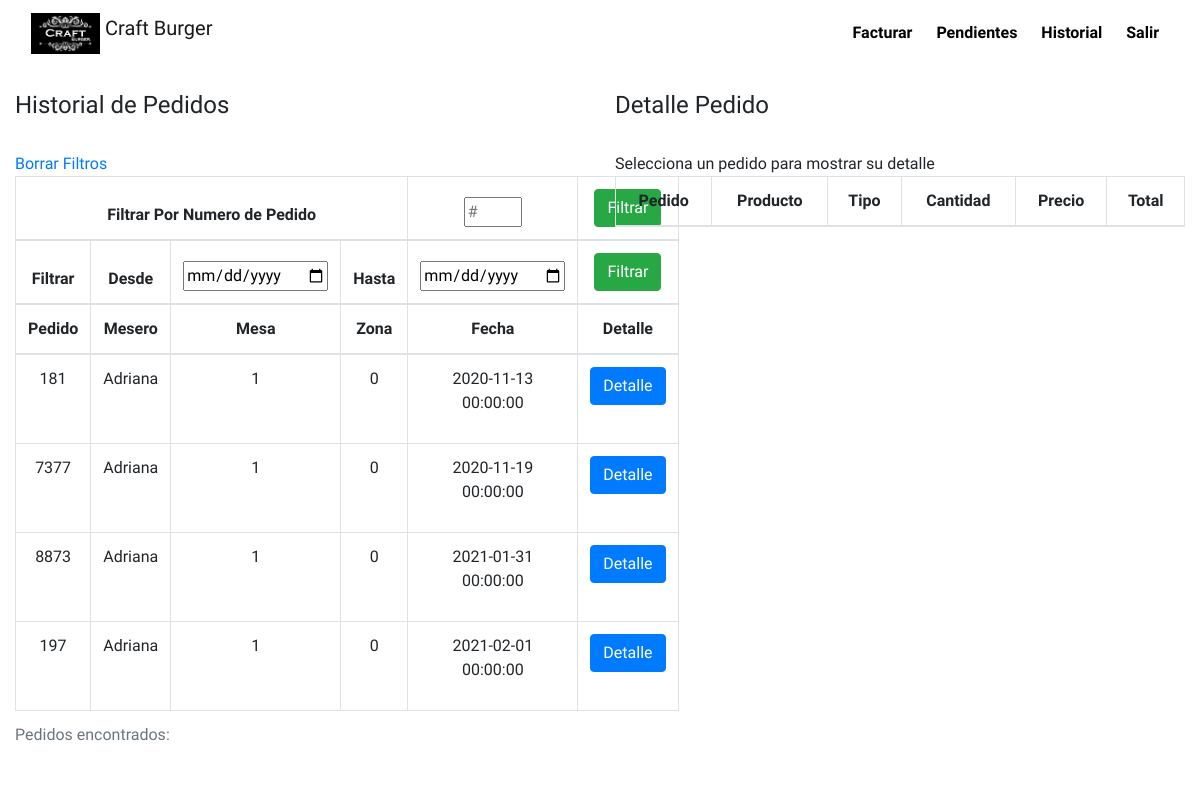
Screenshot of /index.php/facturacion/MostrarDetalleHistorial with the database file from the repository.
### tables this page shows
CREATE TABLE `pedidos` (
  `idpedidos` int(11) NOT NULL,
  `num_pedido` varchar(100) NOT NULL,
  `mesero` varchar(60) NOT NULL,
  `mesa` int(11) NOT NULL,
  `zona` int(11) NOT NULL,
  `fecha` datetime NOT NULL,
  `confirmado` int(11) NOT NULL DEFAULT 0,
  `pagado` int(11) NOT NULL DEFAULT 0
);

### application/controllers/facturacion.php (called while the page is built, shortened)
<?php
class Facturacion extends CI_Controller {
    function __construct(){
        $this->load->model('model_facturas');
        $this->load->model('model_pedidos');
    }
    public function MostrarDetalleHistorial(){
        $num_pedido = $this->input->post('num_pedido');
        $datos = array(
            'detallePedidos' => $this->model_facturas->Mostrar_Detalle($num_pedido),
            'pedidos' => $this->model_facturas->MostrarHistorialDePedidos(),
        );
        $this->load->view('view_historial',$datos);
    }
}

### index.php (called while the page is built, shortened)
<?php
require_once BASEPATH.'core/CodeIgniter.php';

### application/models/model_facturas.php (called while the page is built, shortened)
<?php
class  Model_facturas extends CI_Model {
  public function MostrarHistorialDePedidos(){
    $sql = "SELECT * FROM pedidos where confirmado = 1 and pagado = 1";
    $query = $this->db->query($sql);
    return $query;
  }
}

### application/views/view_historial.php (the view, shortened to what this page needs)
<!DOCTYPE html>
<html lang="en">
<head>
    <link rel="stylesheet" href="https://stackpath.bootstrapcdn.com/bootstrap/4.3.1/css/bootstrap.min.css">
</head>
<body>
    <div class="container-fluid">
        <div class="row">
            <div class="col-sm-12 col-md-12 col-lg-12 col-xl-12">
                <nav class="navbar navbar-light ">
                    <a class="navbar-brand" href="#">
                        <img src="<?php echo base_url() ?>index.php/../imagenes/logo.png" width="10%" height="10%" class="d-inline-block align-top" alt="" loading="lazy">
                        Craft Burger
                    </a>
                    <div class="menu">
                        <a href="<?php echo base_url() ?>index.php/facturacion/MostrarVistaFacturador" role="button"><b>Facturar</b></a>
                        <a href="<?php echo base_url() ?>index.php/facturacion/pendientes" role="button"><b>Pendientes</b></a>
                        <a href="<?php echo base_url() ?>index.php/facturacion/historial" role="button"><b>Historial</b></a>
                        <a href="<?php echo base_url() ?>index.php/facturacion/Salir" class="salir" role="button"><b>Salir</b></a>
                    </div>
                </nav>
            </div>
        </div><br>
    </div>
    <div class="container-fluid">
        <div class="row pedidos">
            <div class="col-sm-12 col-md-12 col-lg-6 col-xl-6">
                <h4>Historial de Pedidos</h4><br>
                <a  href="<?php echo base_url() ?>index.php/facturacion/historial">Borrar Filtros</a>
                <table class="table  table-hover table-bordered">
                    <caption>Pedidos encontrados: </caption>
                    <thead>
                    <form action="<?php echo base_url() ?>index.php/facturacion/Filtros" method="POST" data-ajax="false">
                        <tr>
                            <th colspan="4" scope="col">Filtrar Por Numero de Pedido</th>
                            <th scope="col"><input type="number" placeholder="#" name="numpedido"></th>
                            <th scope="col"><button type="submit" class="btn btn-success">Filtrar</button> </th>
                        </tr>
                    </form>
                    <form action="<?php echo base_url() ?>index.php/facturacion/Filtros" method="POST" data-ajax="false">
                        <tr>
                            <th colspan="1" scope="col">Filtrar</th>
                            <th scope="col">Desde</th>
                            <th scope="col"><input style="width: 100%;" type="date"  name="fechainicial"></th>
                            <th scope="col">Hasta</th>
                            <th scope="col"><input style="width: 100%;" type="date"  name="fechafinal"></th>
                            <th scope="col"><button type="submit" class="btn btn-success">Filtrar</button> </th>
                        </tr>
                    </form>
                        <tr>
                            <th scope="col">Pedido</th>
                            <th scope="col">Mesero</th>
                            <th scope="col">Mesa</th>
                            <th scope="col">Zona</th>
                            <th scope="col">Fecha</th>
                            <th scope="col">Detalle</th>
                        </tr>
                    </thead>
                    <tbody>
                        <?php
                        if (empty($pedidos)) {
                            echo "No tiene pedidos";
                        } else {
                            foreach ($pedidos->result() as $col) {
                        ?>
                                <form action="<?php echo base_url() ?>index.php/facturacion/MostrarDetalleHistorial" method="POST" data-ajax="false">
                                    <tr>
                                        <td>
                                            <p><?php echo ($col->num_pedido); ?></p>
                                        </td>
                                        <td>
                                            <p><?php echo ($col->mesero); ?></p>
                                        </td>
                                        <td>
                                            <p><?php echo ($col->mesa); ?></p>
                                        </td>
                                        <td>
                                            <p><?php echo ($col->zona); ?></p>
                                        </td>
                                        <td>
                                            <p><?php echo ($col->fecha); ?></p>
                                        </td>
                                        <td>
                                            <button type="submit" class="btn btn-primary">
                                                Detalle
                                            </button>
                                        </td>
                                    </tr>
                                </form>
                        <?php    }
                        } ?>
                    </tbody>
                </table>
            </div>
            <div class="col-sm-12 col-md-12 col-lg-6 col-xl-6">
                <h4>Detalle Pedido</h4><br>
                <table class="table table-bordered  table-hover tablaDetalle">
                    <thead>
                        <tr>
                            <th scope="col">Pedido</th>
                            <th scope="col">Producto</th>
                            <th scope="col">Tipo</th>
                            <th scope="col">Cantidad</th>
                            <th scope="col">Precio</th>
                            <th scope="col">Total</th>
                        </tr>
                    </thead>
                </table>
            </div>
        </div>
    </div>
</body>
</html>

### application/views/view_historial.php (style rules this page uses)
* { font-family: 'Coming Soon', cursive; }
.pedidos tr { text-align: center; }
.pedidos input { width: 40%; }
.menu a { background-color: transparent; text-align: center; padding: 10px; color: black; text-decoration: none; border-radius: 8px; }

### rows the page displays
pedidos: num_pedido "181", mesero "Adriana", mesa "1", zona "0", fecha "2020-11-13 00:00:00"
pedidos: num_pedido "7377", mesero "Adriana", mesa "1", zona "0", fecha "2020-11-19 00:00:00"
pedidos: num_pedido "8873", mesero "Adriana", mesa "1", zona "0", fecha "2021-01-31 00:00:00"
pedidos: num_pedido "197", mesero "Adriana", mesa "1", zona "0", fecha "2021-02-01 00:00:00"
